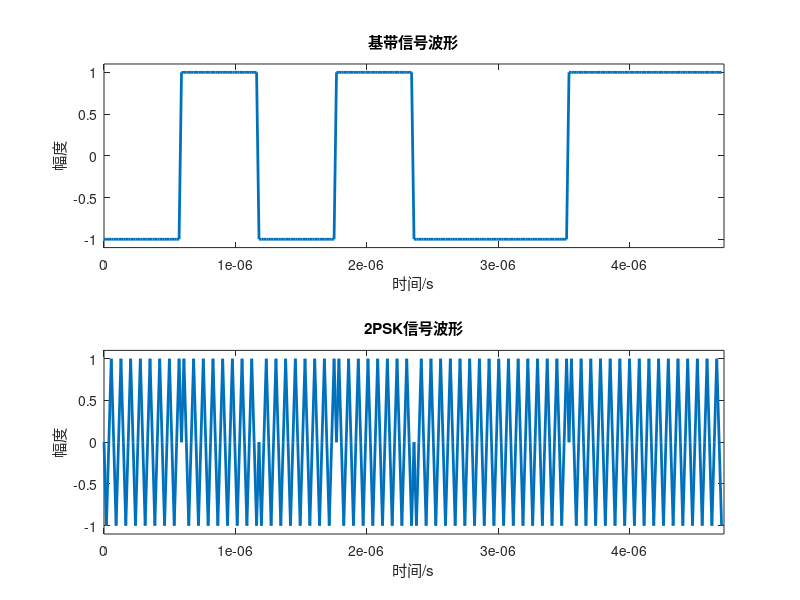
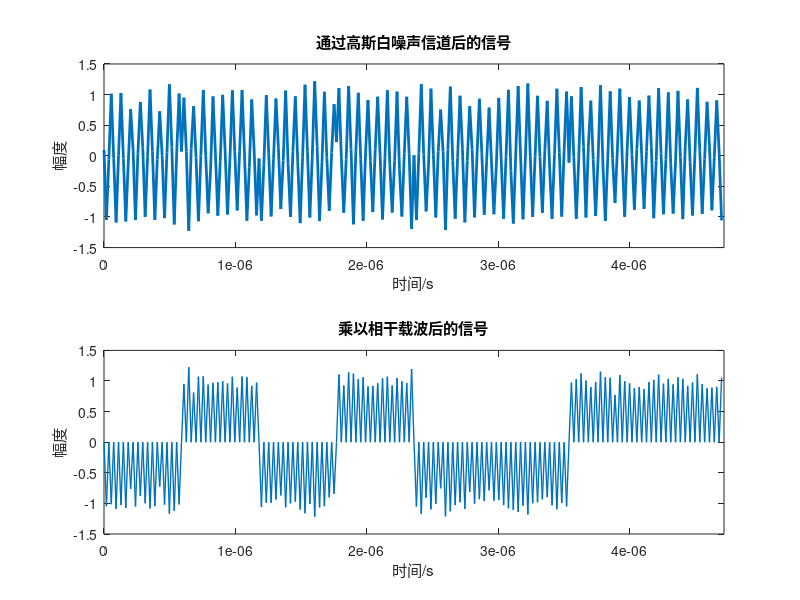
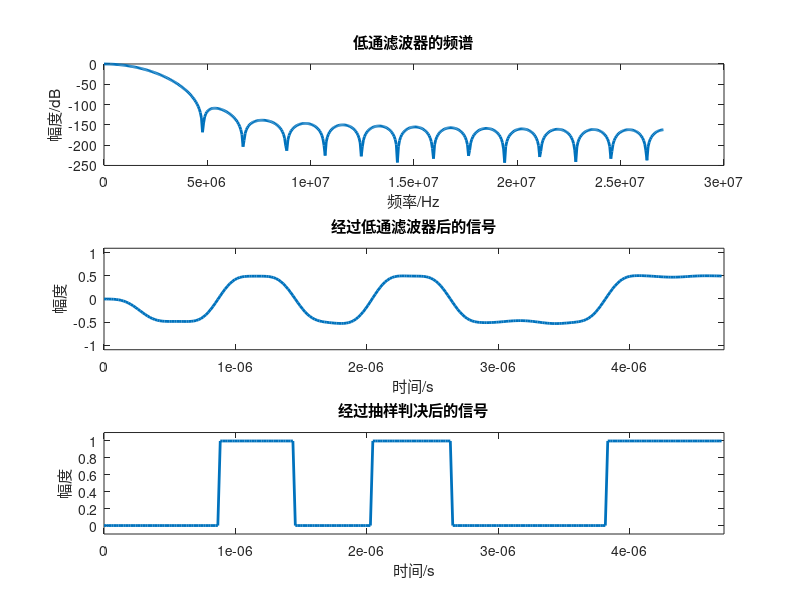
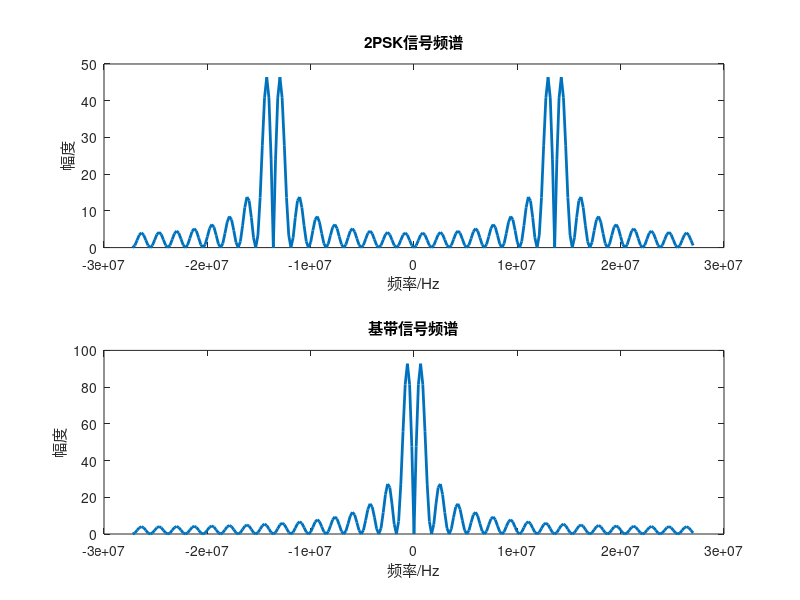

Reproduce these figures in MATLAB, in order.
clear all;                 
close all;                 
clc;                        
% % 基本参数
% M=10;                       % 产生码元数 
% L=100;                      % 每码元复制L次,每个码元采样次数
% Ts=0.001;                   % 每个码元的宽度,即码元的持续时间
% Rb=1/Ts;                    % 码元速率1K
% dt=Ts/L;                    % 采样间隔
% TotalT=M*Ts;                % 总时间
% t=0:dt:TotalT-dt;           % 时间
% Fs=1/dt;                    % 采样间隔的倒数即采样频率

fc=13560000;    %13.56M

L_baseband = 8;
% rates = 2 * 2 *31;         % rate_conv=1/2, rate_man=1/2, rate_dsss=1/31
rates = 1;
TB = 8;                     % 调制后每个码元占载波周期数
speed = fc / (rates * TB);  % 基带信号数据速率
Rb = fc / TB;               % 调制前码元速率
Ts = 1/speed;                  % 基带信号码元宽度(时长)
samp_ratio = 4;             % 采样倍率，即采样率与载波频率比值，亦即载波每周期采样次数
dt = 1/(fc*samp_ratio);     % 采样间隔
TotalT = L_baseband * Ts;   % 总时间
t = 0:dt:TotalT-dt;         % 时间
Fs = 1/dt;                  % 采样频率

%% 产生单极性波形
% wave = randi([0,1],1,L_baseband*rates);      % 产生二进制随机码,M为码元个数
wave = [0 1 0 1 0 0 1 1];
fz=ones(1,TB*samp_ratio);               % 定义复制的次数L,L为每码元的采样点数
x1=wave(fz,:);              % 将原来wave的第一行复制L次，称为L*M的矩阵
jidai=reshape(x1,1,TB*samp_ratio * L_baseband*rates);    % 产生单极性不归零矩形脉冲波形，将刚得到的L*M矩阵，按列重新排列形成1*(L*M)的矩阵

%% 单极性变为双极性
jidai = 2*jidai-1;

%% 2PSK调制
zb=sin(2*pi*fc*t);          % 载波
bpsk=jidai.*zb;             % BPSK的模拟调制 
figure(1);                 
subplot(211);               
plot(t,jidai,'LineWidth',2);
title('基带信号波形');     
xlabel('时间/s');          
ylabel('幅度');            
axis([0,TotalT,-1.1,1.1])  

subplot(212)                 
plot(t,bpsk,'LineWidth',2);  
title('2PSK信号波形')  
axis([0,TotalT,-1.1,1.1]); 
xlabel('时间/s');           
ylabel('幅度');            
%% 信号经过高斯白噪声信道
tz=awgn(bpsk,20);            
figure(2);                  
subplot(211);               
plot(t,tz,'LineWidth',2);  
axis([0,TotalT,-1.5,1.5]); 
title('通过高斯白噪声信道后的信号');
xlabel('时间/s');          
ylabel('幅度');            
%% 解调部分
tz=tz.*zb;                  % 相干解调，乘以相干载波
subplot(212)               
plot(t,tz,'LineWidth',1)    
axis([0,TotalT,-1.5,1.5]); 
title("乘以相干载波后的信号")
xlabel('时间/s');          
ylabel('幅度');             
%% 加噪信号经过滤波器
% 低通滤波器设计
fp=2*Rb;                   
% b=fir1(30, fp/Fs, boxcar(31));
b = fir1(30, fp/Fs, 'low', hamming(31));
[h,w]=freqz(b, 1,512);      % 生成fir滤波器的频率响应
lvbo=fftfilt(b,tz);         % 滤波
figure(3);                   
subplot(311);               
plot(w/pi*Fs/2,20*log(abs(h)),'LineWidth',2);
title('低通滤波器的频谱');  
xlabel('频率/Hz');          
ylabel('幅度/dB');          

subplot(312)                
plot(t,lvbo,'LineWidth',2); 
axis([0,TotalT,-1.1,1.1]); 
title("经过低通滤波器后的信号");
xlabel('时间/s');           
ylabel('幅度');             

%% 抽样判决
k=0;                        % 判决阈值
pdst=1*(lvbo>0);            
subplot(313)                
plot(t,pdst,'LineWidth',2)  
axis([0,TotalT,-0.1,1.1]);  
title("经过抽样判决后的信号")
xlabel('时间/s');           
ylabel('幅度');             

%% 绘制频谱
%% 2PSK信号频谱
T=t(end);                   % 时间
df=1/T;                     % 频谱分辨率
N=length(bpsk);              % 采样长度
f=(-N/2:N/2-1)*df;          % 频率范围
sf=fftshift(abs(fft(bpsk))); 
figure(4)                   
subplot(211)                
plot(f,sf,'LineWidth',2)    
title("2PSK信号频谱")     
xlabel('频率/Hz');          
ylabel('幅度');             

%% 信源频谱
mf=fftshift(abs(fft(jidai)));
subplot(212);               
plot(f,mf,'LineWidth',2);   
title("基带信号频谱");      
xlabel('频率/Hz');         
ylabel('幅度');             

%% 乘以相干载波后的频谱
mmf=fftshift(abs(fft(tz))); 
figure(5)                   
subplot(211);               
plot(f,mmf,'LineWidth',2)  
title("乘以相干载波后的频谱")
xlabel('频率/Hz');          
ylabel('幅度');             

%% 经过低通滤波后的频谱
dmf=fftshift(abs(fft(lvbo)));
subplot(212);               
plot(f,dmf,'LineWidth',2)   
title("经过低通滤波后的频谱");
xlabel('频率/Hz');         
ylabel('幅度');             